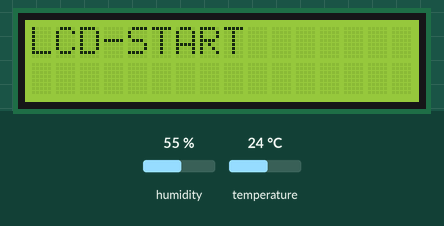
Recording of a sketch running on a simulated Arduino Uno, built with avr-gcc and run on an emulated ATmega328P. Parts: 16×2 character LCD. The inputs (shaded band) are chosen by the test bench; at power-on: humidity 55 %, temperature 24 °C. WiFi joins after 1.5 s; servers stay silent unless stated; what the sketch prints to the serial monitor is not drawn.

Above: at 0.1 s.
At 1.7 s:
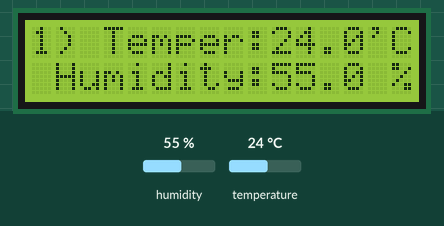

The sketch:

server_api_multi_sensor.ino
```cpp
/* Call server API for multiple sensor information [P002] : http://rdiot.tistory.com/328 [RDIoT Demo] */

#include <SPI.h>
#include <Ethernet.h>
#include <LiquidCrystal.h>
#include <DHT11.h>

/*
- Arduino Uno R3
- Ethernet Shield
- LCD 1602
- DHT11
- Button
*/

/* --------------------------------------------------------------------
*  PIN
* -------------------------------------------------------------------*/
#define SENSOR_DHT11 2 // DHT11온도센서 D2
#define BTN 3 // Button D1
#define SENSOR_KY001 A0

/* --------------------------------------------------------------------
 *  Ethernet Config
 * -------------------------------------------------------------------*/
byte mac[] = { 0x00, 0xAA, 0xBB, 0xCC, 0xDE, 0x02 }; //MAC Address
char server[] = "54.65.30.222"; //API Server
String s_data1 = ""; // Request Data

/* --------------------------------------------------------------------
 *  Ethernet Library 초기화
 * -------------------------------------------------------------------*/
EthernetClient client; /* D10, D11, D12, D13 */

/* --------------------------------------------------------------------
 *  LCD 초기화
 * -------------------------------------------------------------------*/
LiquidCrystal lcd(9, 8, 7, 6, 5, 4);

/*
[LCD 핀번호][브레드보드][아두이노]
1.  Vss------------------ - GND(청색)------------------ - GND  ---> GND
2.  Vdd------------------ - VCC(적색)------------------ - 5V   ---> 5V (+)
3.  V0------------------ - GND(청색)                           ---> 저항 4.7K
4.  RS----------------------------------------------------D13  ------------> RS D9
5.  RW------------------ - GND(청색)                           ------------> GND
6.  E----------------------------------------------------D12   ------------> RS D8
7.  DB0(사용안함)
8.  DB1(사용안함)
9.  DB2(사용안함)
10. DB3(사용안함)
11  DB4----------------------------------------------------D11 ----------> 7
12  DB5----------------------------------------------------D10 ----------> 6
13  DB6----------------------------------------------------D9  ----------> 5
14  DB7----------------------------------------------------D8  ----------> 4
15  LEDA------------------ - VCC(적색)                         -----> 저항220옴 ---- VCC
16  LEDK------------------ - GND(청색)                         -----> GND
*/

/* --------------------------------------------------------------------
*  DHT11 초기화
* -------------------------------------------------------------------*/
DHT11 dht11(SENSOR_DHT11);

/* --------------------------------------------------------------------
*  전역변수
* -------------------------------------------------------------------*/
int counter = 0;

/* --------------------------------------------------------------------
*  SETUP
* -------------------------------------------------------------------*/
void setup() {
 /* PINMODE */
 pinMode(SENSOR_DHT11, INPUT); // DHT11 핀모드 설정
 pinMode(BTN, INPUT); // 버튼 핀모드 설정
 pinMode(SENSOR_KY001, INPUT);
 /* Serial Open */
 Serial.begin(9600);
 Serial.println("### setup start ###");
 /* LCD 초기화 */
 lcd.begin(16, 2);
 lcd.print("LCD-START");
 delay(100);
 lcd.clear();
 // Open serial communications and wait for port to open:
 // this check is only needed on the Leonardo:
 //while (!Serial) {
 // ; // wait for serial port to connect. Needed for Leonardo only
 //}

 // start the Ethernet connection:
 if (Ethernet.begin(mac) == 0) {
 Serial.println("Failed to configure Ethernet using DHCP");
 // no point in carrying on, so do nothing forevermore:
 for (;;)
 ;
 }
 // print your local IP address:
 Serial.print("My IP address: ");
 for (byte thisByte = 0; thisByte < 4; thisByte++) {
 // print the value of each byte of the IP address:
 Serial.print(Ethernet.localIP()[thisByte], DEC);
 Serial.print(".");
 }
 Serial.println();

}

/* --------------------------------------------------------------------
*  LOOP
* -------------------------------------------------------------------*/
void loop() {
 /*

 if (digitalRead(BTN) == HIGH) {
  delay(50); //누를 때의 채터링 방지용 딜레이
  while (digitalRead(BTN) == HIGH); // 스위치에서 손을 뗄 때까지 대기
  delay(50); //뗄 때의 채터링 방지용 딜레이
  if (counter == 5)
   counter = 0;
  else
   counter++;
  Serial.print("counter-" + (String)counter);
 }
 //delay(100);
 //카운터가 0일때는 화면을 클리어 한다.
 if (counter == 0)
 {
  delay(500);
  lcd.print("Button Push..");
  delay(500);
  lcd.clear();
 }
 else if (counter == 1)
 {
  getDht11();
  lcd.clear();
 }
 else if (counter == 2)
 {
  lcd.print("2");
  lcd.clear();
 }
 else if (counter == 3)
 {
  lcd.print("3");
  delay(500);
  lcd.clear();
 }
 else if (counter == 4)
 {
  lcd.print("4");
  delay(500);
  lcd.clear();
 }
 else if (counter == 5)
 {
  lcd.print("5");
  delay(500);
  lcd.clear();
 }
 */
 getDht11();
 //lcd.clear();

 String val1 = getDht11_C();
 String val2 = (String)val1.substring(0).toInt();
 //센서1의 값 가져오기 - DHT11 온도
 s_data1 = "sensor_id=S007&";
 s_data1 += "sensor_board=ArduinoUno&";
 s_data1 += "sensor_shield=W5100&";
 s_data1 += "sensor_comm=Ethernet&";
 s_data1 += "sensor_name=KY015&";
 s_data1 += "sensor_func=F01&";
 s_data1 += "sensor_value=" + val2 + "&";
 s_data1 += "sensor_value_desc="+ val1 +"C";
 //Serial.println(s_data1);
 //Serial.println("S007-"+ (String)analogRead(A0));

 //서버 연결
 client.stop();
 connect_server();
 if (client.connected())
 {
 Serial.println("c1");
 client.println("POST /iotHome-api/v1/sensor/post-form2xml-mysqldb HTTP/1.0");
 client.println("Host: 54.65.30.222");
 client.println("User-Agent: Arduino");
 client.println("Connection: close");
 client.println("Content-Type: application/x-www-form-urlencoded");
 client.print("Content-Length: ");
 client.println(s_data1.length());
 client.println();
 client.println(s_data1);
 //lcd.print("sent S007-F01");
 //lcd.clear();
 }
 delay(1000);

 val1 = getDht11_F();
 val2 = (String)val1.substring(0).toInt();
 //센서2의 값 가져오기 - DHT11 습도
 s_data1 = "sensor_id=S007&";
 s_data1 += "sensor_board=ArduinoUno&";
 s_data1 += "sensor_shield=W5100&";
 s_data1 += "sensor_comm=Ethernet&";
 s_data1 += "sensor_name=KY015&";
 s_data1 += "sensor_func=F02&";
 s_data1 += "sensor_value=" + val2 + "&";
 s_data1 += "sensor_value_desc="+ val1 +"H";
 //Serial.println(s_data1);
 //Serial.println("S007-" + (String)analogRead(A1));
 //서버 연결
 client.stop();
 connect_server();
 if (client.connected())
 {
 Serial.println("c2");
 client.println("POST /iotHome-api/v1/sensor/post-form2xml-mysqldb HTTP/1.0");
 client.println("Host: 54.65.30.222");
 client.println("User-Agent: Arduino");
 client.println("Connection: close");
 client.println("Content-Type: application/x-www-form-urlencoded");
 client.print("Content-Length: ");
 client.println(s_data1.length());
 client.println();
 client.println(s_data1);
 //lcd.print("sent S007-F02");
 //lcd.clear();
 }
 delay(60000);

}


void connect_server() {
 //서버 연결
 if (client.connect(server, 80)) {
  Serial.print("# server connected-");
 }
 //서버 연결 실패시
 else {
  Serial.println("server connection failed");
  setup();
  /*
  digitalWrite(led_red, HIGH);
  delay(100);
  digitalWrite(led_red, LOW);
  delay(100);
  digitalWrite(led_red, HIGH);
  delay(100);
  digitalWrite(led_red, LOW);
  delay(100);
  digitalWrite(led_red, HIGH);
  delay(100);
  digitalWrite(led_red, LOW);
  */
 }
}

int GetTemper(int v)
{
 // 29.0 도 일때 adc 값 172
 // 34.1 도 일때 adc 값 160
 return (v - 172)* ((341 - 290) / (160 - 172)) + 290;
}

/* DHT11 */
void getDht11()
{
 int err;
 float humi;
 float tem;
 // dht11.read() 함수는 DHT11 센서로부터 측정된 값을 읽으며,
 // 성공시에는 0을 반환하고, 실패시 에러코드를 반환합니다.
 if ((err = dht11.read(humi, tem)) == 0) {

  // float 데이터 타입의 온도 값을 문자 배열로 변환하고 소숫점 1자리만 유지하도록 합니다.
  char temCharValue[10];
  dtostrf(tem, 4, 1, temCharValue);
  // 온도 정보를 표시하기 위한 문자열을 생성합니다.
  String temDisplayStr = "1) Temper:";
  temDisplayStr += (String)temCharValue;
  temDisplayStr += "'C";
  // 1번째 줄 0번째 셀부터 입력하게 합니다.
  lcd.setCursor(0, 0);
  // 현재 온도를 LCD에 출력합니다.
  lcd.print(temDisplayStr);

  // float 데이터 타입의 습도 값을 문자 배열로 변환하고 소숫점 1자리만 유지하도록 합니다.
   char humiCharValue[10];
  dtostrf(humi, 4, 1, humiCharValue);
  // 습도 정보를 표시하기 위한 문자열을 생성합니다.
  String humiDisplayStr = " Humidity:";
  humiDisplayStr += (String)humiCharValue;
  humiDisplayStr += " %";
  //Serial.println(humiDisplayStr);
  // 0번째 줄 0번째 셀부터 입력하게 합니다.
  lcd.setCursor(0, 1);
  // 현재 습도를 LCD에 출력합니다.
  lcd.print(humiDisplayStr);

 }
 // 에러 발생시 에러번호와 에러를 시리얼 모니터에 출력합니다.
 else {
  Serial.println();
  Serial.print("Error No :");
  Serial.print(err);
  Serial.println();
 }
 // DHT11_RETRY_DELAY는 DHT11.h에 정의되어있으며, 1초(1000)입니다.
 // 따라서 1초동안 대기합니다.
 delay(DHT11_RETRY_DELAY);
}
String getDht11_C()
{
 int err;
 float humi;
 float tem;
 String str;
 // dht11.read() 함수는 DHT11 센서로부터 측정된 값을 읽으며,
 if ((err = dht11.read(humi, tem)) == 0) {

  // float 데이터 타입의 온도 값을 문자 배열로 변환하고 소숫점 1자리만 유지하도록 합니다.
  char temCharValue[10];
  dtostrf(tem, 4, 1, temCharValue);
   str = (String)temCharValue;
 }
 else
 {
  str = "0";
 }
 return str;
}

String getDht11_F()
{
 int err;
 float humi;
 float tem;
 String str;
 // dht11.read() 함수는 DHT11 센서로부터 측정된 값을 읽으며,
 if ((err = dht11.read(humi, tem)) == 0) {
  // float 데이터 타입의 온도 값을 문자 배열로 변환하고 소숫점 1자리만 유지하도록 합니다.
  char humiCharValue[10];
  dtostrf(humi, 4, 1, humiCharValue);
  str = (String)humiCharValue;
 }
 else
 {
  str = "0";
 }
 return str;
}
```
